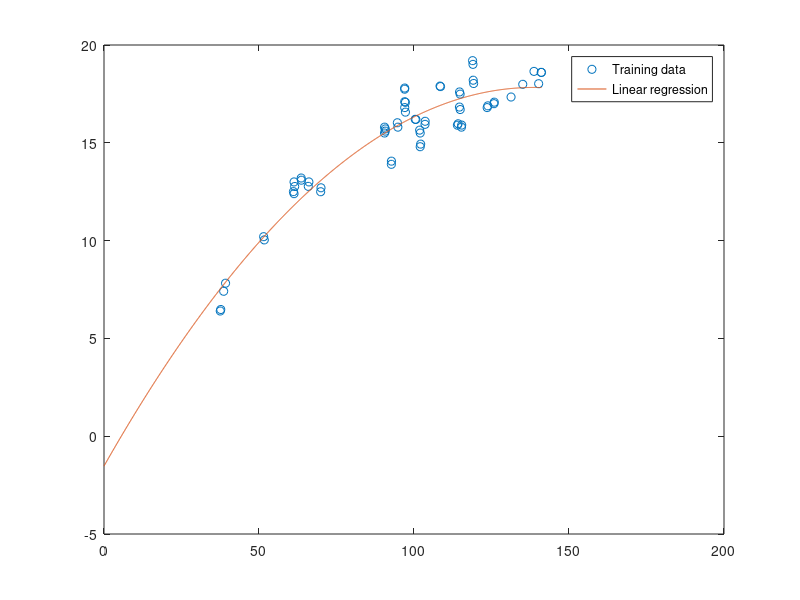

The MATLAB source for this figure:
% PolynomialRegression
% Regression analysis:

% Load data
load ('Comp1_IE529.mat');
X = lift_kg';   % 62x1 vector
y = putt_m';     % 62x1 vector


p = polyfit(X, y, 2);
pred = polyval(p,X);

residual = [pred - y]' * [pred - y]

t2 = 0:0.1:max(X);
y2 = polyval(p,t2);
plot(X,y,'o',t2,y2)


legend('Training data', 'Linear regression')
